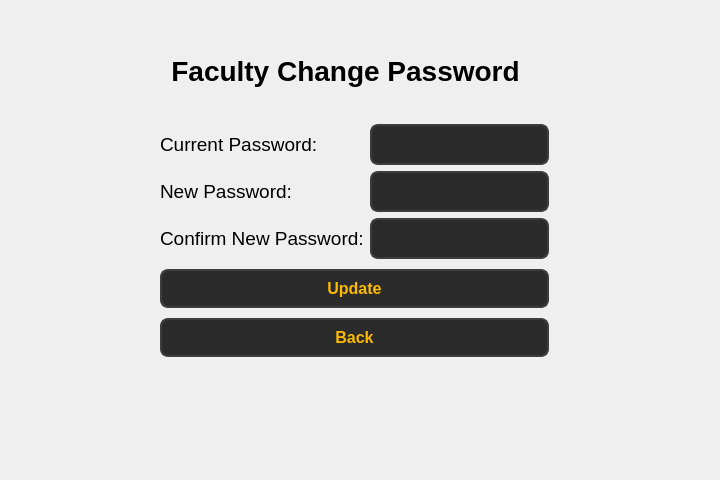
<?xml version="1.0" encoding="UTF-8"?>
<ui version="4.0">
 <class>Form</class>
 <widget class="QWidget" name="Form">
  <property name="geometry">
   <rect>
    <x>0</x>
    <y>0</y>
    <width>720</width>
    <height>480</height>
   </rect>
  </property>
  <property name="windowTitle">
   <string>Form</string>
  </property>
  <widget class="QLabel" name="label">
   <property name="geometry">
    <rect>
     <x>170</x>
     <y>50</y>
     <width>351</width>
     <height>41</height>
    </rect>
   </property>
   <property name="font">
    <font>
     <pointsize>21</pointsize>
     <bold>true</bold>
    </font>
   </property>
   <property name="text">
    <string>Faculty Change Password</string>
   </property>
   <property name="alignment">
    <set>Qt::AlignmentFlag::AlignCenter</set>
   </property>
  </widget>
  <widget class="QWidget" name="">
   <property name="geometry">
    <rect>
     <x>160</x>
     <y>120</y>
     <width>389</width>
     <height>243</height>
    </rect>
   </property>
   <layout class="QVBoxLayout" name="verticalLayout_3">
    <item>
     <layout class="QHBoxLayout" name="horizontalLayout">
      <item>
       <layout class="QVBoxLayout" name="verticalLayout_2">
        <item>
         <widget class="QLabel" name="label_2">
          <property name="font">
           <font>
            <pointsize>14</pointsize>
           </font>
          </property>
          <property name="text">
           <string>Current Password:</string>
          </property>
         </widget>
        </item>
        <item>
         <widget class="QLabel" name="label_3">
          <property name="font">
           <font>
            <pointsize>14</pointsize>
           </font>
          </property>
          <property name="text">
           <string>New Password:</string>
          </property>
         </widget>
        </item>
        <item>
         <widget class="QLabel" name="label_4">
          <property name="font">
           <font>
            <pointsize>14</pointsize>
           </font>
          </property>
          <property name="text">
           <string>Confirm New Password:</string>
          </property>
         </widget>
        </item>
       </layout>
      </item>
      <item>
       <layout class="QVBoxLayout" name="verticalLayout">
        <item>
         <widget class="QLineEdit" name="lineEdit">
          <property name="styleSheet">
           <string notr="true">QLineEdit {
        background-color: #2b2b2b;  /* Dark background */
        color: #fcba03;  /* Text color */
        border: 2px solid #3d3d3d;  /* Border color */
        border-radius: 8px;  /* Rounded corners */
        padding: 8px;  /* Padding inside the input field */
        font-size: 16px;  /* Font size */
        font-weight: bold;  /* Bold font */
    }

    QLineEdit:hover {
        background-color: #3d3d3d;  /* Background when hovered */
        border: 2px solid #fcba03;  /* Border color when hovered */
    }

    QLineEdit:focus {
        background-color: #1a1a1a;  /* Background when focused */
        border: 2px solid #fcba03;  /* Border color when focused */
        color: #ffffff;  /* Text color when focused */
    }</string>
          </property>
          <property name="echoMode">
           <enum>QLineEdit::EchoMode::Password</enum>
          </property>
         </widget>
        </item>
        <item>
         <widget class="QLineEdit" name="lineEdit_2">
          <property name="styleSheet">
           <string notr="true">QLineEdit {
        background-color: #2b2b2b;  /* Dark background */
        color: #fcba03;  /* Text color */
        border: 2px solid #3d3d3d;  /* Border color */
        border-radius: 8px;  /* Rounded corners */
        padding: 8px;  /* Padding inside the input field */
        font-size: 16px;  /* Font size */
        font-weight: bold;  /* Bold font */
    }

    QLineEdit:hover {
        background-color: #3d3d3d;  /* Background when hovered */
        border: 2px solid #fcba03;  /* Border color when hovered */
    }

    QLineEdit:focus {
        background-color: #1a1a1a;  /* Background when focused */
        border: 2px solid #fcba03;  /* Border color when focused */
        color: #ffffff;  /* Text color when focused */
    }</string>
          </property>
          <property name="echoMode">
           <enum>QLineEdit::EchoMode::Password</enum>
          </property>
         </widget>
        </item>
        <item>
         <widget class="QLineEdit" name="lineEdit_3">
          <property name="styleSheet">
           <string notr="true">QLineEdit {
        background-color: #2b2b2b;  /* Dark background */
        color: #fcba03;  /* Text color */
        border: 2px solid #3d3d3d;  /* Border color */
        border-radius: 8px;  /* Rounded corners */
        padding: 8px;  /* Padding inside the input field */
        font-size: 16px;  /* Font size */
        font-weight: bold;  /* Bold font */
    }

    QLineEdit:hover {
        background-color: #3d3d3d;  /* Background when hovered */
        border: 2px solid #fcba03;  /* Border color when hovered */
    }

    QLineEdit:focus {
        background-color: #1a1a1a;  /* Background when focused */
        border: 2px solid #fcba03;  /* Border color when focused */
        color: #ffffff;  /* Text color when focused */
    }</string>
          </property>
          <property name="echoMode">
           <enum>QLineEdit::EchoMode::Password</enum>
          </property>
         </widget>
        </item>
       </layout>
      </item>
     </layout>
    </item>
    <item>
     <widget class="QPushButton" name="pushButton_6">
      <property name="styleSheet">
       <string notr="true">QPushButton {
        background-color: #2b2b2b;  
        color: #fcba03;              
        border: 2px solid #3d3d3d;      
        border-radius: 8px;          
        padding: 8px 16px;            
        font-size: 16px;            
        font-weight: bold;
    
    }

    QPushButton:hover {
        background-color: #fcba03;
		 color: #000000;
        border: 2px solid #5a5a5a;    
    }

    QPushButton:pressed {
        background-color: #1a1a1a;      
        border: 2px solid #2b2b2b;      
    }</string>
      </property>
      <property name="text">
       <string>Update</string>
      </property>
     </widget>
    </item>
    <item>
     <widget class="QPushButton" name="pushButton_5">
      <property name="styleSheet">
       <string notr="true">QPushButton {
        background-color: #2b2b2b;  
        color: #fcba03;              
        border: 2px solid #3d3d3d;      
        border-radius: 8px;          
        padding: 8px 16px;            
        font-size: 16px;            
        font-weight: bold;
    
    }

    QPushButton:hover {
        background-color: #fcba03;
		 color: #000000;
        border: 2px solid #5a5a5a;    
    }

    QPushButton:pressed {
        background-color: #1a1a1a;      
        border: 2px solid #2b2b2b;      
    }</string>
      </property>
      <property name="text">
       <string>Back</string>
      </property>
     </widget>
    </item>
   </layout>
  </widget>
 </widget>
 <resources/>
 <connections/>
</ui>
